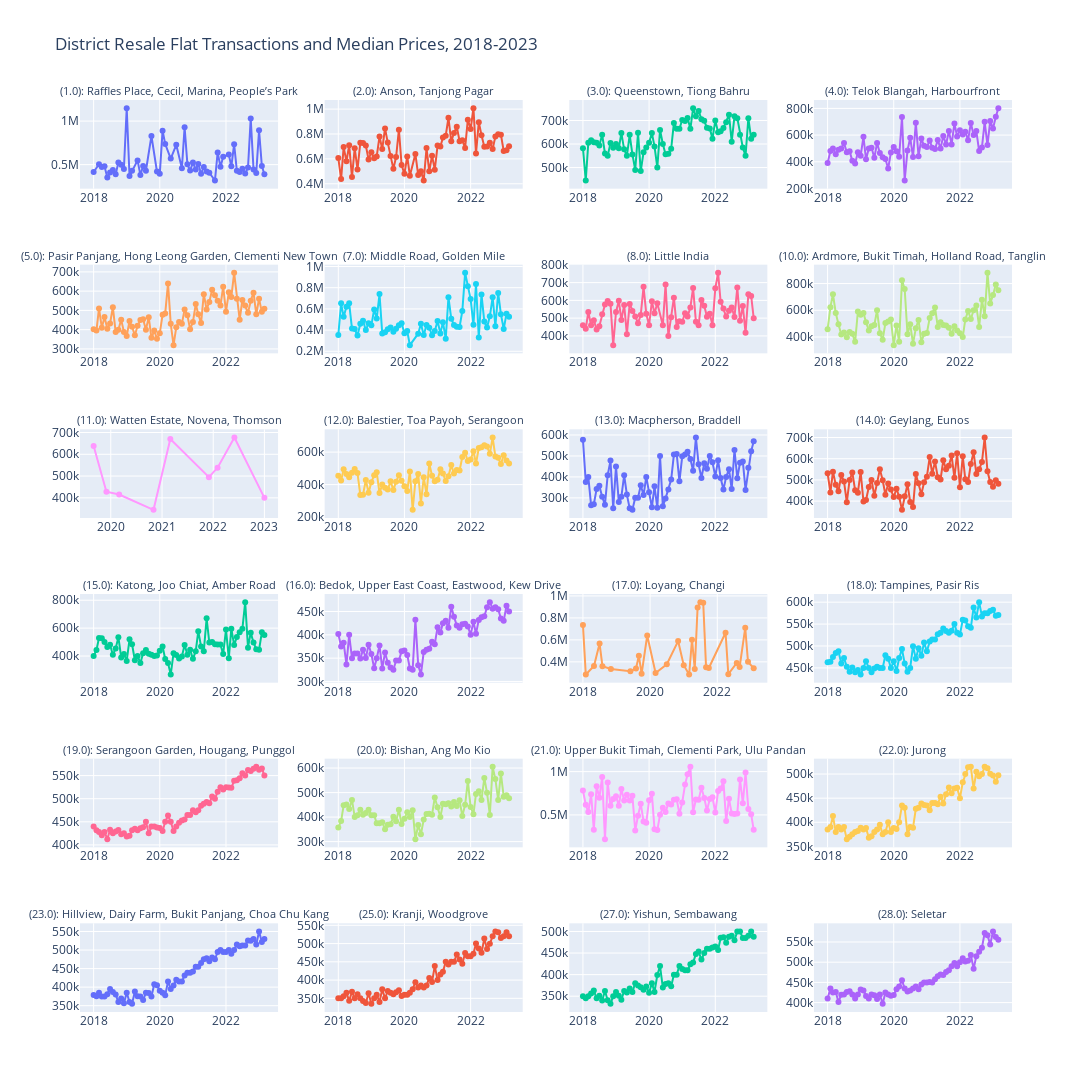

Notebook code cell kept with this figure:
### Markdown cell above
## Resale Flat Prices

### Code cell
# plot_all_ts(resale_flat_transactions_df_grouped_dict, "Distrct Resale Flat Transactions and Median Prices, 2018-2023")
plot_all_ts_plotly(resale_flat_transactions_df_grouped_dict, "District Resale Flat Transactions and Median Prices, 2018-2023")
